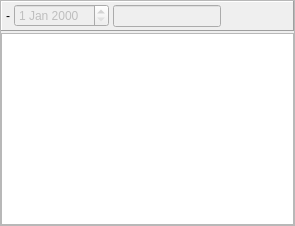
                <widget class="QFrame" name="frame_dayShow">
                 <property name="sizePolicy">
                  <sizepolicy hsizetype="Preferred" vsizetype="Preferred">
                   <horstretch>0</horstretch>
                   <verstretch>1</verstretch>
                  </sizepolicy>
                 </property>
                 <property name="frameShape">
                  <enum>QFrame::StyledPanel</enum>
                 </property>
                 <property name="frameShadow">
                  <enum>QFrame::Raised</enum>
                 </property>
                 <layout class="QVBoxLayout" name="verticalLayout_16">
                  <property name="spacing">
                   <number>2</number>
                  </property>
                  <property name="leftMargin">
                   <number>0</number>
                  </property>
                  <property name="topMargin">
                   <number>0</number>
                  </property>
                  <property name="rightMargin">
                   <number>0</number>
                  </property>
                  <property name="bottomMargin">
                   <number>0</number>
                  </property>
                  <item>
                   <widget class="QFrame" name="frame_dayEdit">
                    <property name="font">
                     <font>
                      <family>Segoe UI</family>
                      <pointsize>9</pointsize>
                     </font>
                    </property>
                    <property name="frameShape">
                     <enum>QFrame::Panel</enum>
                    </property>
                    <property name="frameShadow">
                     <enum>QFrame::Raised</enum>
                    </property>
                    <layout class="QHBoxLayout" name="horizontalLayout_16">
                     <property name="spacing">
                      <number>4</number>
                     </property>
                     <property name="leftMargin">
                      <number>4</number>
                     </property>
                     <property name="topMargin">
                      <number>2</number>
                     </property>
                     <property name="rightMargin">
                      <number>4</number>
                     </property>
                     <property name="bottomMargin">
                      <number>2</number>
                     </property>
                     <item>
                      <widget class="QLabel" name="label_CopyInfo">
                       <property name="text">
                        <string>-</string>
                       </property>
                      </widget>
                     </item>
                     <item>
                      <widget class="QDateEdit" name="dateEdit_copyDay">
                       <property name="enabled">
                        <bool>false</bool>
                       </property>
                      </widget>
                     </item>
                     <item>
                      <widget class="QLineEdit" name="lineEdit_copySection">
                       <property name="enabled">
                        <bool>false</bool>
                       </property>
                      </widget>
                     </item>
                     <item>
                      <spacer name="horizontalSpacer_5">
                       <property name="orientation">
                        <enum>Qt::Horizontal</enum>
                       </property>
                       <property name="sizeHint" stdset="0">
                        <size>
                         <width>40</width>
                         <height>20</height>
                        </size>
                       </property>
                      </spacer>
                     </item>
                     <item>
                      <widget class="QToolButton" name="toolButton_linePaste">
                       <property name="minimumSize">
                        <size>
                         <width>24</width>
                         <height>24</height>
                        </size>
                       </property>
                       <property name="maximumSize">
                        <size>
                         <width>24</width>
                         <height>24</height>
                        </size>
                       </property>
                       <property name="text">
                        <string/>
                       </property>
                       <property name="icon">
                        <iconset resource="resources.qrc">
                         <normaloff>:/images/icons/Paste.png</normaloff>:/images/icons/Paste.png</iconset>
                       </property>
                       <property name="iconSize">
                        <size>
                         <width>18</width>
                         <height>18</height>
                        </size>
                       </property>
                       <property name="autoRaise">
                        <bool>true</bool>
                       </property>
                      </widget>
                     </item>
                    </layout>
                   </widget>
                  </item>
                  <item>
                   <widget class="QTableWidget" name="tableWidget_selectedSection"/>
                  </item>
                 </layout>
                </widget>
